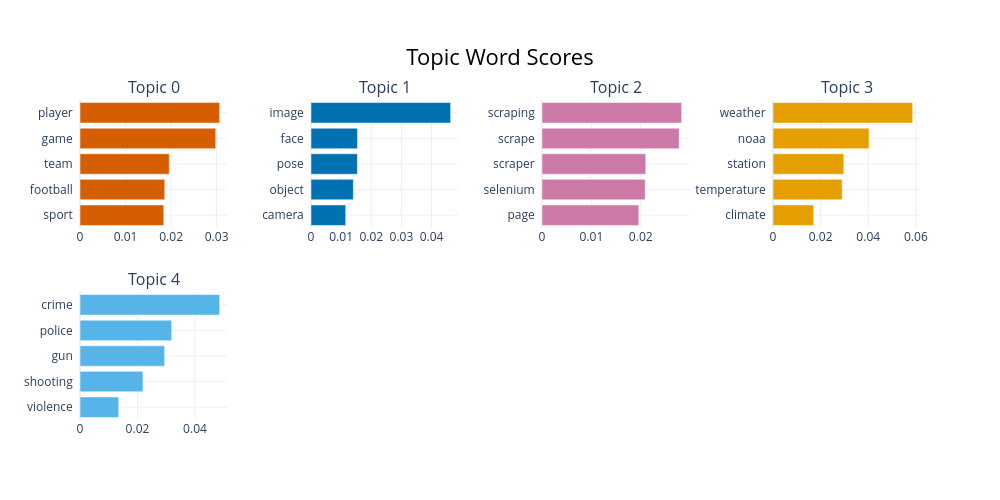

Notebook code cell kept with this figure:
### Markdown cell above
#### Visualise terms

### Code cell
topic_model.visualize_barchart(top_n_topics=5)

### Figure 1 — Plotly figure (JSON) as saved in the notebook; plotly's stock layout.template omitted (floating-point values rounded to 4 significant figures)
{"data": [{"marker": {"color": "#D55E00"}, "orientation": "h", "x": [0.01838, 0.01861, 0.01961, 0.0298, 0.03066], "y": ["sport  ", "football  ", "team  ", "game  ", "player  "], "type": "bar", "xaxis": "x", "yaxis": "y"}, {"marker": {"color": "#0072B2"}, "orientation": "h", "x": [0.01152, 0.01405, 0.01539, 0.01543, 0.04633], "y": ["camera  ", "object  ", "pose  ", "face  ", "image  "], "type": "bar", "xaxis": "x2", "yaxis": "y2"}, {"marker": {"color": "#CC79A7"}, "orientation": "h", "x": [0.01961, 0.02089, 0.02101, 0.02777, 0.02829], "y": ["page  ", "selenium  ", "scraper  ", "scrape  ", "scraping  "], "type": "bar", "xaxis": "x3", "yaxis": "y3"}, {"marker": {"color": "#E69F00"}, "orientation": "h", "x": [0.01709, 0.02903, 0.02973, 0.04033, 0.05864], "y": ["climate  ", "temperature  ", "station  ", "noaa  ", "weather  "], "type": "bar", "xaxis": "x4", "yaxis": "y4"}, {"marker": {"color": "#56B4E9"}, "orientation": "h", "x": [0.01347, 0.02191, 0.02944, 0.03188, 0.04859], "y": ["violence  ", "shooting  ", "gun  ", "police  ", "crime  "], "type": "bar", "xaxis": "x5", "yaxis": "y5"}], "layout": {"xaxis": {"anchor": "y", "domain": [0.0, 0.175], "showgrid": true}, "yaxis": {"anchor": "x", "domain": [0.6, 1.0], "showgrid": true}, "xaxis2": {"anchor": "y2", "domain": [0.275, 0.45], "showgrid": true}, "yaxis2": {"anchor": "x2", "domain": [0.6, 1.0], "showgrid": true}, "xaxis3": {"anchor": "y3", "domain": [0.55, 0.725], "showgrid": true}, "yaxis3": {"anchor": "x3", "domain": [0.6, 1.0], "showgrid": true}, "xaxis4": {"anchor": "y4", "domain": [0.825, 1.0], "showgrid": true}, "yaxis4": {"anchor": "x4", "domain": [0.6, 1.0], "showgrid": true}, "xaxis5": {"anchor": "y5", "domain": [0.0, 0.175], "showgrid": true}, "yaxis5": {"anchor": "x5", "domain": [0.0, 0.4], "showgrid": true}, "xaxis6": {"anchor": "y6", "domain": [0.275, 0.45], "showgrid": true}, "yaxis6": {"anchor": "x6", "domain": [0.0, 0.4], "showgrid": true}, "xaxis7": {"anchor": "y7", "domain": [0.55, 0.725], "showgrid": true}, "yaxis7": {"anchor": "x7", "domain": [0.0, 0.4], "showgrid": true}, "xaxis8": {"anchor": "y8", "domain": [0.825, 1.0], "showgrid": true}, "yaxis8": {"anchor": "x8", "domain": [0.0, 0.4], "showgrid": true}, "annotations": [{"font": {"size": 16}, "showarrow": false, "text": "Topic 0", "x": 0.0875, "xanchor": "center", "xref": "paper", "y": 1.0, "yanchor": "bottom", "yref": "paper"}, {"font": {"size": 16}, "showarrow": false, "text": "Topic 1", "x": 0.3625, "xanchor": "center", "xref": "paper", "y": 1.0, "yanchor": "bottom", "yref": "paper"}, {"font": {"size": 16}, "showarrow": false, "text": "Topic 2", "x": 0.6375, "xanchor": "center", "xref": "paper", "y": 1.0, "yanchor": "bottom", "yref": "paper"}, {"font": {"size": 16}, "showarrow": false, "text": "Topic 3", "x": 0.9125, "xanchor": "center", "xref": "paper", "y": 1.0, "yanchor": "bottom", "yref": "paper"}, {"font": {"size": 16}, "showarrow": false, "text": "Topic 4", "x": 0.0875, "xanchor": "center", "xref": "paper", "y": 0.4, "yanchor": "bottom", "yref": "paper"}], "title": {"font": {"size": 22, "color": "Black"}, "text": "Topic Word Scores", "x": 0.5, "xanchor": "center", "yanchor": "top"}, "hoverlabel": {"font": {"size": 16, "family": "Rockwell"}, "bgcolor": "white"}, "showlegend": false, "width": 1000, "height": 500}}
